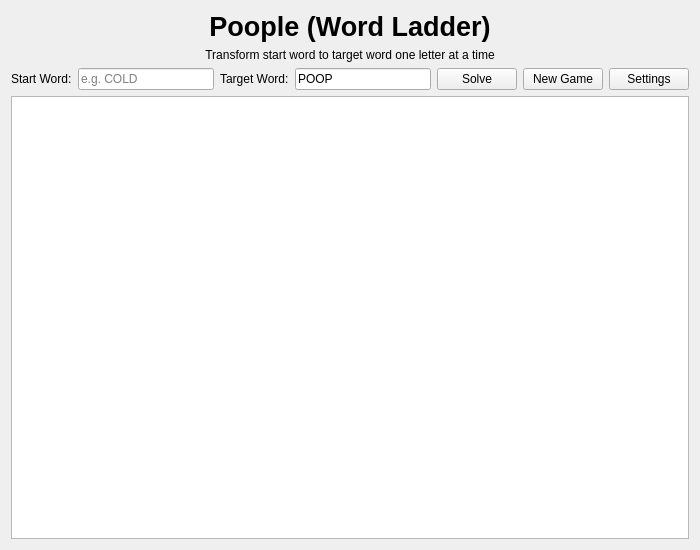
<?xml version="1.0" encoding="UTF-8"?>
<ui version="4.0">
 <class>PoopleWidget</class>
 <widget class="QWidget" name="PoopleWidget">
  <property name="geometry">
   <rect>
    <x>0</x>
    <y>0</y>
    <width>700</width>
    <height>550</height>
   </rect>
  </property>
  <property name="windowTitle">
   <string>Poople</string>
  </property>
  <layout class="QVBoxLayout" name="verticalLayout">
   <item>
    <widget class="QLabel" name="titleLabel">
     <property name="font">
      <font>
       <pointsize>20</pointsize>
       <weight>75</weight>
       <bold>true</bold>
      </font>
     </property>
     <property name="text">
      <string>Poople (Word Ladder)</string>
     </property>
     <property name="alignment">
      <set>Qt::AlignCenter</set>
     </property>
    </widget>
   </item>
   <item>
    <widget class="QLabel" name="configInfoLabel">
     <property name="text">
      <string>Transform start word to target word one letter at a time</string>
     </property>
     <property name="alignment">
      <set>Qt::AlignCenter</set>
     </property>
    </widget>
   </item>
   <item>
    <layout class="QHBoxLayout" name="inputLayout">
     <item>
      <widget class="QLabel" name="startLabel">
       <property name="text">
        <string>Start Word:</string>
       </property>
      </widget>
     </item>
     <item>
      <widget class="QLineEdit" name="startLineEdit">
       <property name="placeholderText">
        <string>e.g. COLD</string>
       </property>
      </widget>
     </item>
     <item>
      <widget class="QLabel" name="endLabel">
       <property name="text">
        <string>Target Word:</string>
       </property>
      </widget>
     </item>
     <item>
      <widget class="QLineEdit" name="endLineEdit">
       <property name="text">
        <string>POOP</string>
       </property>
       <property name="placeholderText">
        <string>e.g. POOP</string>
       </property>
      </widget>
     </item>
     <item>
      <widget class="QPushButton" name="solveButton">
       <property name="text">
        <string>Solve</string>
       </property>
      </widget>
     </item>
     <item>
      <widget class="QPushButton" name="newGameButton">
       <property name="text">
        <string>New Game</string>
       </property>
      </widget>
     </item>
     <item>
      <widget class="QPushButton" name="settingsButton">
       <property name="text">
        <string>Settings</string>
       </property>
      </widget>
     </item>
    </layout>
   </item>
   <item>
    <widget class="QTableWidget" name="resultsTable">
     <property name="editTriggers">
      <set>QAbstractItemView::NoEditTriggers</set>
     </property>
     <property name="alternatingRowColors">
      <bool>true</bool>
     </property>
     <property name="selectionMode">
      <set>QAbstractItemView::SingleSelection</set>
     </property>
     <property name="selectionBehavior">
      <set>QAbstractItemView::SelectRows</set>
     </property>
     <attribute name="horizontalHeaderStretchLastSection">
      <bool>true</bool>
     </attribute>
    </widget>
   </item>
  </layout>
 </widget>
 <resources/>
 <connections/>
</ui>
